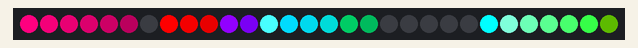
Recording of a sketch running on a simulated Arduino Uno, built with avr-gcc and run on an emulated ATmega328P. Parts: 30 RGB LEDs in strip order, left to right. Random numbers use the default seed unless the sketch sets one.

Above: at 0.09 s.
At 7.15 s:
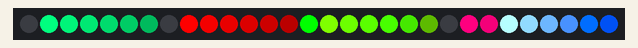
At 12.62 s:
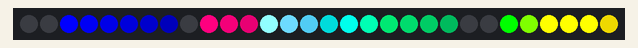
At 18.71 s:
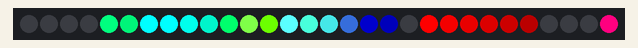
At 26.26 s:
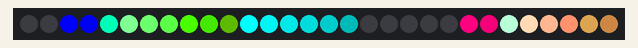
At 38.19 s:
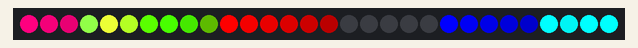

The sketch:

MSGEQ7_SpectralAnimationAdditive.ino
```cpp
#include <Adafruit_NeoPixel.h>

#define PIN 6
#define LED_COUNT 30
#define SPECTRAL_ZONES 7

float ledID[SPECTRAL_ZONES];
float ledSpeed[SPECTRAL_ZONES];
uint32_t ledColor[SPECTRAL_ZONES]; // the color of each zone
int stripColors[LED_COUNT*3]; // saved pixels in memory (for additive blend)

// Parameter 1 = number of pixels in strip
// Parameter 2 = Arduino pin number (most are valid)
// Parameter 3 = pixel type flags, add together as needed:
//   NEO_KHZ800  800 KHz bitstream (most NeoPixel products w/WS2812 LEDs)
//   NEO_KHZ400  400 KHz (classic 'v1' (not v2) FLORA pixels, WS2811 drivers)
//   NEO_GRB     Pixels are wired for GRB bitstream (most NeoPixel products)
//   NEO_RGB     Pixels are wired for RGB bitstream (v1 FLORA pixels, not v2)
Adafruit_NeoPixel strip = Adafruit_NeoPixel(LED_COUNT, PIN, NEO_GRB + NEO_KHZ800);

// IMPORTANT: To reduce NeoPixel burnout risk, add 1000 uF capacitor across
// pixel power leads, add 300 - 500 Ohm resistor on first pixel's data input
// and minimize distance between Arduino and first pixel.  Avoid connecting
// on a live circuit...if you must, connect GND first.

void setup() {

  strip.begin();
  strip.show(); // Initialize all pixels to 'off'

  // create a random starting position and speed
  for(int i=0; i<SPECTRAL_ZONES; i++){
    ledID[i] = random(LED_COUNT);
    ledSpeed[i] = float(random(20, 80))/1000;  // 0.001 to .0150
  }

  // assign a unique color to each zone
  ledColor[0] = strip.Color(255, 0, 0);
  ledColor[1] = strip.Color(0, 255, 0);
  ledColor[2] = strip.Color(0, 0, 255);
  ledColor[3] = strip.Color(127, 255, 0);
  ledColor[4] = strip.Color(0, 255, 255);
  ledColor[5] = strip.Color(255, 0, 127);
  ledColor[6] = strip.Color(0, 255, 127);

  for(int i=0; i<LED_COUNT*3; i++){

     stripColors[i] = 0;
  }
}

void loop() {

  //strip.show();

  clearPixels();

  for(int i=0; i<SPECTRAL_ZONES; i++){

    for(uint16_t j=0; j<6; j++){

        int p = (int(ledID[i])+j)*3;

        // adjust the brightness (create trails)
        // first is brightest, last is still visible
        float br = float(7 - j) / 7;

        if( p < LED_COUNT*3 ){

          // get the zone color (stored as 32-bit int)
          uint32_t c = ledColor[i];

          // break into RGB components
          uint32_t r = (uint8_t)(c >> 16);
          uint32_t g = (uint8_t)(c >>  8);
          uint32_t b = (uint8_t)c;

          // add to pixel array (also 32-bit int)
          stripColors[p] += r * br;
          stripColors[p+1] += g * br;
          stripColors[p+2] += b * br;
        }
    }

    // increment the speed
    ledID[i] += ledSpeed[i];

    // if the position goes beyond 30, start @ zero
    if( ledID[i] >= LED_COUNT ){
       ledID[i] = 0;
    }
  }

  applyPixels();

  delay(1);
}


void clearPixels(){

  // clear pixel memory:

  int totalPix = LED_COUNT * 3;

  // turn all saved pixels off
  for(uint16_t i=0; i<totalPix; i++) {
      stripColors[i] = 0;
  }
}

void applyPixels(){

    // push all saved pixels to the LED strip:

    for(uint16_t i=0; i<strip.numPixels(); i++) {

      // turn RGB to 32-bit int
      int p = i * 3;
      uint32_t c = strip.Color( min(stripColors[p], 255), min(stripColors[p+1], 255), min(stripColors[p+2], 255));
      strip.setPixelColor(i, c);
    }

    strip.show();
}
```
